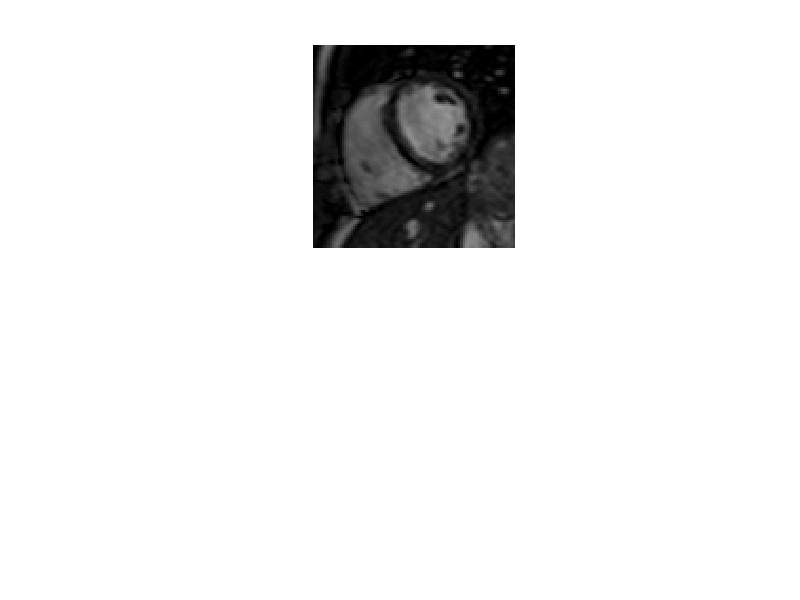

This chart was generated by the following MATLAB code: (Note: this script raises an error after producing the figure.)
clf
close all
clear all
load('heart_data.mat')

sigma_background = std(background_values);
mu_background = mean(background_values);

sigma_chamber = std(chamber_values);
mu_chamber = mean(chamber_values);

subplot(2,1,1)
imshow(im)

I = double(im);
[M N] = size(I);
n = M*N;

mu0 = mu_background;
mu1 = mu_chamber;
lambda = 0.1;

Neighbours = edges4connected(M,N);
i = Neighbours(:,1);
j = Neighbours(:,2);
A = sparse(i,j,lambda,n,n);

T = [ (I(:)-mu1).^2 (I(:)-mu0).^2];
T = sparse(T);

tic
[E Theta] = maxflow(A,T);
Theta = reshape(Theta,M,N);
Theta = double(Theta);
toc

subplot(2,1,2)
imshow(Theta)
